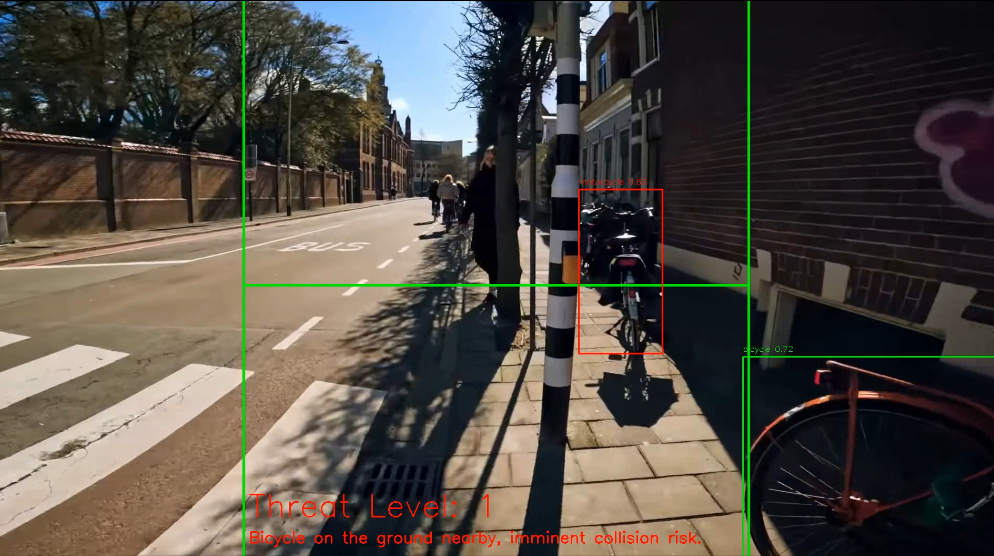
#> input picture Methods/Priority.PNG, 994 x 556 px, given in place of SD_Drive.MOV, which was not available
$ jupyter execute --allow-errors Final_Model.ipynb   (shell and % lines are left out)
#> lines starting #> are read from the running program, lines starting #| are printed output that depends on the picture; pictures that were not available may be replaced by others from this repository, and a replacement may not be noted
[cell 1]
import os
os.environ["KMP_DUPLICATE_LIB_OK"]="TRUE"
TORCH_CUDA_ARCH_LIST="8.6"

import cv2
import time
import numpy as np
import matplotlib.pyplot as plt
from collections import deque
from datetime import datetime
from tqdm import tqdm

import moviepy
from gtts import gTTS
import os

current_datetime = datetime.now()
date_time_string = current_datetime.strftime("%Y-%m-%d_%H-%M-%S")

import torch
print('torch.version: ',torch. __version__)
print('torch.version.cuda: ',torch.version.cuda)
print('torch.cuda.is_available: ',torch.cuda.is_available())
#> (this line was passed over: torch is not available in this run)
print('torch.cuda.device_count: ',torch.cuda.device_count())
#> (this line was passed over: torch is not available in this run)
print('torch.cuda.current_device: ',torch.cuda.current_device())
#> (this line was passed over: torch is not available in this run)
#> (the rest of this cell did not finish here and is left out)

[cell 2]
import os
import time
import threading
from func_timeout import func_set_timeout

import openai
from openai import OpenAI

#> (the rest of this cell did not finish here and is left out)

[cell 3]
# [12 lines left out: function GPT_response, not called in this run]

prompt_format_full = 'Please organize your output into this format: \
{ "scene": …, quickly describe the current situation for blind user; \
  "key_objects" …, quickly and roughly locate the key objects for blind user; \
  "danger_checker": …, quickly diagnose if there is potential danger for a blind person; \
  "danger_label": …, output 1 if there is an emergency, output 0 if not; \
  "danger_index": [object_id, danger_index], estimate a score from 0 to 100 about each objects that may cause danger; \
  "voice_guide": …, the main output to instant alert the blind person for emergency.}'

prompt_format_turbo = 'Please organize your output into this format: \
{ "danger_score": output 1 for immediate threat, output 0 if not; \
  "reason": the main output to instant alert the blind person for emergency.}'

prompt_format_benchmark = 'Please organize your output into this format: \
{ "danger_score": output 1 for immediate threat, output 0 if not; \
  "reason": explain your annotation reason within 10 words.}'

# { "danger_score": predict a score from 0 to 1 to evaluate the emergency level, non-emergency shoule below 0.5; \

prompt_word_limiter = 'Limit your answer into 20 words'

[cell 4]
GPT_list = []
# [23 lines left out: function GPT_annotation, not called in this run]

[cell 5]
from typing import List
from dataclasses import dataclass
from onemetric.cv.utils.iou import box_iou_batch

import supervision as sv
#> (the rest of this cell did not finish here and is left out)

[cell 6]
HAZARDS = ['car', 'person', 'bus', 'bicycle', 'motorcycle', 'traffic light', 'stop sign', "traffic red light", "traffic green light", 'pedestrian', 'cyclist', 'car', 'bus', 'motorcycle', 'scooter', 'electric scooter',
    'traffic light', 'stop sign', 'crosswalk', 'sidewalk', 'curb', 'ramp', 'stair', 'escalator',
    'elevator', 'bench', 'trash can', 'pole', 'fence', 'tree', 'fire hydrant', 'lamp post',
    'construction barrier', 'construction sign', 'scaffolding', 'hole', 'crack', 'speed bump',
    'puddle', 'manhole', 'drain', 'grate', 'loose gravel', 'ice patch', 'snow pile', 'leaf pile',
    'standing water', 'mud', 'sand', 'street sign', 'directional sign', 'information sign',
    'parking meter', 'mailbox', 'bicycle rack', 'outdoor seating', 'planter box', 'bollard',
    'guardrail', 'traffic cone', 'traffic barrel', 'pedestrian signal', 'crowd', 'animal', 'dog',
    'bird', 'cat', 'public restroom', 'fountain', 'statue', 'monument', 'picnic table',
    'outdoor advertisement', 'vendor cart', 'food truck', 'emergency exit', 'no smoking sign',
    'wet floor sign', 'closed sign', 'open sign', 'entrance sign', 'exit sign', 'stairs sign',
    'escalator sign', 'elevator sign', 'restroom sign', 'braille sign', 'audio signal device',
    'tactile paving', 'detectable warning surface', 'guide rail', 'handrail', 'turnstile',
    'gate', 'security checkpoint', 'water dispenser', 'vending machine', 'ATM', 'kiosk',
    'public telephone', 'public Wi-Fi hotspot', 'emergency phone', 'charging station',
    'first aid station', 'defibrillator', 'tree', 'pole', 'lamp post', 'staff', 'road hazard']

CLASSES = HAZARDS
#> (the rest of this cell did not finish here and is left out)

[cell 7]
# motion stabilizer

import cv2
import numpy as np
import time

def img_resize(image, size):
    height, width = image.shape[:2]
    crop_size = min(height, width)
    start_y = (height - crop_size) // 2
    start_x = (width - crop_size) // 2
    center_cropped_image = image[start_y:start_y+crop_size, start_x:start_x+crop_size]
    center_cropped_image = cv2.resize(center_cropped_image, (size, size))
    return center_cropped_image

def img_uint8(image):
    image = (image - np.min(image)) / (np.max(image) - np.min(image)) * 255
    return image.astype(np.uint8)

def generate_gaussian_image(height, width, center_point, sigma):
    center_x, center_y = center_point
    x = np.arange(width) - center_x
    y = np.arange(height) - center_y
    x, y = np.meshgrid(x, y)
    distances_squared = x ** 2 + y ** 2
    kernel = np.exp(-distances_squared / (2 * sigma ** 2))
    return (kernel - np.min(kernel)) / (np.max(kernel) - np.min(kernel))

# [16 lines left out: function SVD_keypoint, not called in this run]

def stabilize_and_get_attention(prev_frame, curr_frame, image_size=512, debug=False):
    """
    Takes two frames and returns motion center and attention map.
    """
    # Initialize GPU flow if available
    use_cuda = cv2.cuda.getCudaEnabledDeviceCount() > 0
    if use_cuda:
        gpu_flow = cv2.cuda_FarnebackOpticalFlow.create()
        gpu_prev = cv2.cuda_GpuMat()
        gpu_curr = cv2.cuda_GpuMat()
    else:
        gpu_flow = None

    # Resize and grayscale
    prev = img_resize(prev_frame, image_size)
    curr = img_resize(curr_frame, image_size)
    gray1 = cv2.cvtColor(prev, cv2.COLOR_BGR2GRAY)
    gray2 = cv2.cvtColor(curr, cv2.COLOR_BGR2GRAY)

    # Compute optical flow
    if use_cuda:
        gpu_prev.upload(gray1)
        gpu_curr.upload(gray2)
        flow_gpu = gpu_flow.calc(gpu_prev, gpu_curr, None)
        flow = flow_gpu.download()
    else:
        flow = cv2.calcOpticalFlowFarneback(
            gray1, gray2, None,
            pyr_scale=0.5, levels=3, winsize=15,
            iterations=3, poly_n=5, poly_sigma=1.2, flags=0
        )

    # Stabilize
    u, v = flow[..., 0], flow[..., 1]
    h, w = u.shape
    x, y = np.meshgrid(np.arange(w), np.arange(h))

    p1s = np.stack([x.flatten(), y.flatten()], axis=-1)
    p2s = np.stack([x.flatten() + u.flatten(), y.flatten() + v.flatten()], axis=-1)

    transform_matrix, _ = cv2.estimateAffine2D(p2s, p1s)
    stabilized_gray1 = cv2.warpAffine(gray1, transform_matrix, (image_size, image_size))

    # Recompute flow (motion after stabilization)
    if use_cuda:
        gpu_prev.upload(stabilized_gray1)
        gpu_curr.upload(gray2)
        flow_gpu = gpu_flow.calc(gpu_prev, gpu_curr, None)
        motion_flow = flow_gpu.download()
    else:
        motion_flow = cv2.calcOpticalFlowFarneback(
            stabilized_gray1, gray2, None,
            pyr_scale=0.5, levels=3, winsize=15,
            iterations=3, poly_n=5, poly_sigma=1.2, flags=0
        )

    mag, ang = cv2.cartToPolar(motion_flow[..., 0], motion_flow[..., 1])

    # Build attention map
    mean_magnitude = np.mean(mag)
    thresh_mask = (mag > mean_magnitude * 1.5)

    accumulator = np.zeros((image_size, image_size), dtype=float)
    accumulator[thresh_mask] = 1
    accumulator = cv2.GaussianBlur(accumulator, (51, 51), 0)

    _, _, _, maxLoc = cv2.minMaxLoc(accumulator)

    attention_sigma = 50
    attention_map = generate_gaussian_image(image_size, image_size, maxLoc, attention_sigma)

    if debug:
        # Show attention
        attention_colormap = cv2.applyColorMap(img_uint8(attention_map), cv2.COLORMAP_JET)
        motion_colormap = cv2.applyColorMap(img_uint8(mag), cv2.COLORMAP_PLASMA)
        combined = np.hstack((attention_colormap, motion_colormap))
        cv2.imshow('Motion and Attention Map', combined)
        cv2.waitKey(1)

    return maxLoc, attention_map

[cell 8]
text_color = [(0, 255, 0),(0, 0, 255)]
mark_danger = False

fps = 5
display_start_frame = 0
display_until_frame = 10000

# Open the video file
video_path = './Videos/'
#video_name = 'walk1.mp4'
#video_name = 'walk2.mp4'
video_name = 'SD_Drive.MOV'

# Check if the video file opened successfully
video_capture = cv2.VideoCapture(video_path + video_name)
if not video_capture.isOpened():
    print("Error opening video file.")
    exit()  # Stop execution if there's an error

for i in range(1):
    ret, frame = video_capture.read()
#> this loop made 1 pass
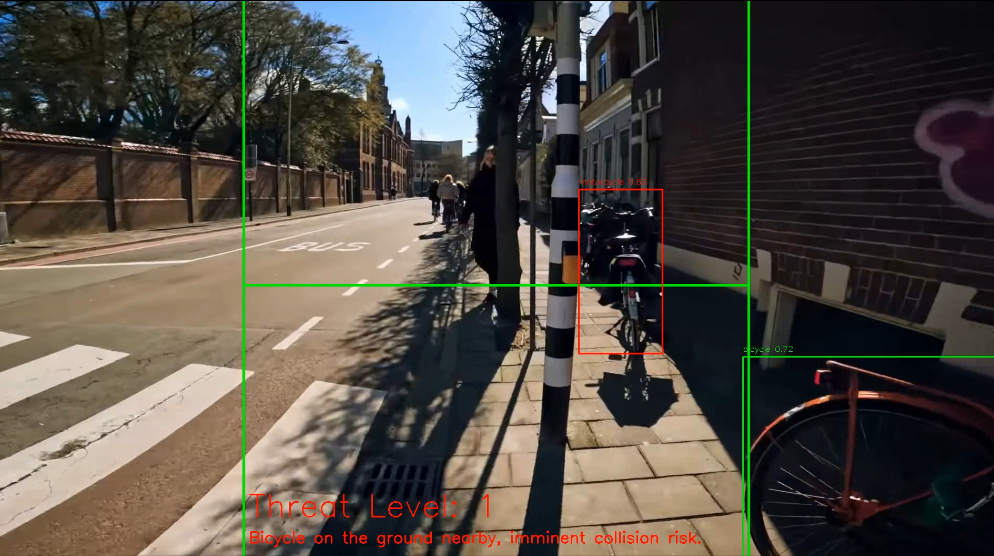
#> input picture Methods/Priority.PNG, 994 x 556 px, given in place of SD_Drive.MOV, which was not available

# Get frame dimensions
img_height, img_width = frame.shape[:2]
#> img_height = 556; img_width = 994

# Calculate 'H' segmentation lines
left_line_x = img_width // 4
#> left_line_x = 248
right_line_x = img_width * 3 // 4
#> right_line_x = 745
top_line_y = img_height // 2
#> top_line_y = 278
bottom_line_y = img_height // 2
#> bottom_line_y = 278
#> further down, frame is the input picture: shape (556, 994, 3); mean B, G, R 67.3, 74.5, 80.4

output_video_filename = f"./Videos/annotated/Drive1_5.mp4"

fourcc = cv2.VideoWriter_fourcc(*'XVID')
output_video = cv2.VideoWriter(output_video_filename, fourcc, 10.0, (img_width, img_height))

[cell 9]
point_list = deque()
detection_info = []
bbox_list = []
key_frame = []
last_frame = 0
skipped_frame = 5
motion_factor = 10

audio_alerts = []
warnings_text_list = []
object_counter_total = 0
object_class_counter = {}
danger_counter = 0

TP = 0
FP = 0
FN = 0
predicted_dangers = []

object_list = []
object_alert = []
response_list = []
tokens_list = []
time_list = []
frame_list = []

frame_id = 0
start_time = time.time()

# Safe initializations
level = 0
content = ""

# --- Main Loop ---
#> (the rest of this cell did not finish here and is left out)

[cell 10]
# Converts .json to .txt

import json

[cell 11]
import os

# --- CONFIG ---
COCO_JSON = 'C:/Users/tyler/OneDrive/Desktop/Final Model/coco/annotations/instances_val2017.json'  # Your COCO JSON file
SAVE_DIR = 'C:/Users/tyler/OneDrive/Desktop/Final Model/coco/labels/'  # Where to save YOLO txt files

IMAGES_DIR = 'C:/Users/tyler/OneDrive/Desktop/Final Model/coco/val2017/'  # Your images folder

# --- Make sure label directory exists ---
os.makedirs(SAVE_DIR, exist_ok=True)

# --- Load COCO Annotations ---
#> (the rest of this cell did not finish here and is left out)

[cell 12]
import os
import cv2
import numpy as np
from sklearn.metrics import precision_score, recall_score, f1_score
from tqdm import tqdm


# --- CONFIG ---
IMAGES_DIR = 'C:/Users/tyler/OneDrive/Desktop/Final Model/coco/val2017'    # Folder with your test images
LABELS_DIR = 'C:/Users/tyler/OneDrive/Desktop/Final Model/coco/labels'    # Folder with ground-truth label txt files
CONF_THRESH = 0.05                # Detection confidence threshold
IOU_THRESH = 0.5                 # IOU threshold to match detection with ground truth

# Initialize
all_true_labels = []
all_predicted_labels = []

# [25 lines left out: functions load_ground_truth, bbox_iou, not called in this run]

# --- Main Evaluation Loop with Progress Bar ---
image_files = [f for f in os.listdir(IMAGES_DIR) if f.endswith('.jpg') or f.endswith('.png')]

for image_name in tqdm(image_files, desc="Evaluating Images", dynamic_ncols=True, leave=False):
    image_path = os.path.join(IMAGES_DIR, image_name)
    label_path = os.path.join(LABELS_DIR, image_name.replace('.jpg', '.txt').replace('.png', '.txt'))

    # --- Load image ---
    image = cv2.imread(image_path)
    if image is None:
        continue  # Skip corrupted images

    # --- Predict ---
    results = model.predict(image, verbose=False)
    pred_boxes = results[0].boxes.xyxy.cpu().numpy()
    pred_scores = results[0].boxes.conf.cpu().numpy()
    pred_classes = results[0].boxes.cls.cpu().numpy()

    # --- Apply confidence threshold ---
    pred_mask = pred_scores >= CONF_THRESH
    pred_boxes = pred_boxes[pred_mask]
    pred_classes = pred_classes[pred_mask]


    # --- Load ground truth ---
    gt_boxes_yolo = load_ground_truth(label_path)
    h, w = image.shape[:2]
    gt_boxes = []
    gt_classes = []

    for class_id, x_center, y_center, width, height in gt_boxes_yolo:
        x1 = (x_center - width / 2) * w
        y1 = (y_center - height / 2) * h
        x2 = (x_center + width / 2) * w
        y2 = (y_center + height / 2) * h
        gt_boxes.append([x1, y1, x2, y2])
        gt_classes.append(class_id)

    # --- Match detections ---
    true_labels = []
    predicted_labels = []

    for gt_box, gt_class in zip(gt_boxes, gt_classes):
        matched = False
        for pred_box, pred_class in zip(pred_boxes, pred_classes):
            iou = bbox_iou(gt_box, pred_box)
            if iou >= IOU_THRESH and gt_class == int(pred_class):
                matched = True
                break
        true_labels.append(1)
        predicted_labels.append(1 if matched else 0)

    all_true_labels.extend(true_labels)
    all_predicted_labels.extend(predicted_labels)

# --- Final Metrics ---
precision = precision_score(all_true_labels, all_predicted_labels)
recall = recall_score(all_true_labels, all_predicted_labels)
f1 = f1_score(all_true_labels, all_predicted_labels)

print("\n==== FINAL EVALUATION RESULTS ====")
print(f"Precision: {precision:.3f}")
print(f"Recall: {recall:.3f}")
print(f"F1 Score: {f1:.3f}")

[cell 13]
import matplotlib.pyplot as plt

# --- CONFIG ---
thresholds = np.linspace(0.05, 0.95, )  # thresholds from 0.05 to 0.95
precisions = []
recalls = []

for thresh in tqdm(thresholds, desc="Calculating PR curve", dynamic_ncols=True):
    temp_true = []
    temp_pred = []

    for image_name in image_files:
        image_path = os.path.join(IMAGES_DIR, image_name)
        label_path = os.path.join(LABELS_DIR, image_name.replace('.jpg', '.txt').replace('.png', '.txt'))

        # Load image
        image = cv2.imread(image_path)
        if image is None:
            continue

        # Predict with temporary threshold
        results = model.predict(image, conf=thresh, verbose=False)
        pred_boxes = results[0].boxes.xyxy.cpu().numpy()
        pred_scores = results[0].boxes.conf.cpu().numpy()
        pred_classes = results[0].boxes.cls.cpu().numpy()

        pred_mask = pred_scores >= thresh
        pred_boxes = pred_boxes[pred_mask]
        pred_classes = pred_classes[pred_mask]

        # Load ground-truth
        gt_boxes_yolo = load_ground_truth(label_path)
        h, w = image.shape[:2]
        gt_boxes = []
        gt_classes = []

        for class_id, x_center, y_center, width, height in gt_boxes_yolo:
            x1 = (x_center - width/2) * w
            y1 = (y_center - height/2) * h
            x2 = (x_center + width/2) * w
            y2 = (y_center + height/2) * h
            gt_boxes.append([x1, y1, x2, y2])
            gt_classes.append(class_id)

        # Match detections
        for gt_box, gt_class in zip(gt_boxes, gt_classes):
            matched = False
            for pred_box, pred_class in zip(pred_boxes, pred_classes):
                iou = bbox_iou(gt_box, pred_box)
                if iou >= IOU_THRESH and gt_class == int(pred_class):
                    matched = True
                    break
            temp_true.append(1)
            temp_pred.append(1 if matched else 0)

    if len(temp_true) > 0:
        p = precision_score(temp_true, temp_pred, zero_division=0)
        r = recall_score(temp_true, temp_pred, zero_division=0)
    else:
        p, r = 0, 0

    precisions.append(p)
    recalls.append(r)

# --- Plot Precision-Recall curve ---
plt.figure(figsize=(8, 6))
plt.plot(recalls, precisions, marker='o')
plt.title('Precision-Recall Curve')
plt.xlabel('Recall')
plt.ylabel('Precision')
plt.grid(True)
plt.xlim([0.0, 0.5])
plt.ylim([0.0, 1.05])
plt.show()
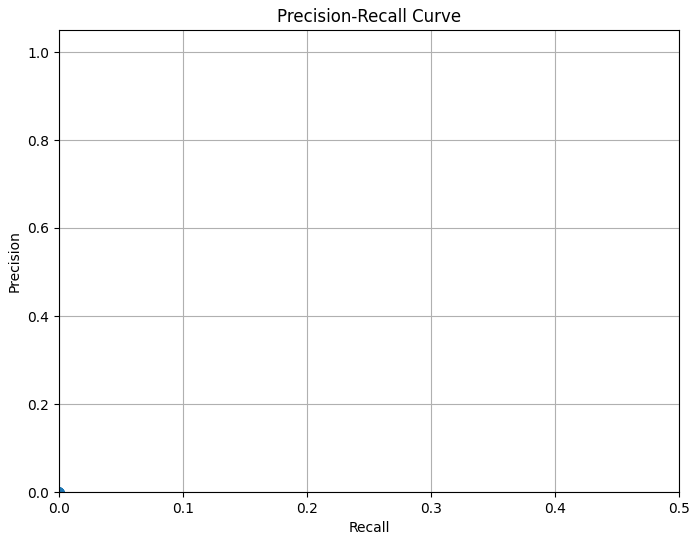
#> figure drawn by matplotlib, 1 panel

[cell 14]
plt.figure(figsize=(8, 1))
plt.plot(recalls, precisions, marker='o')
plt.title('Precision-Recall Curve')
plt.xlabel('Recall')
plt.ylabel('Precision')
plt.grid(True)
plt.xlim([0.0, 0.3])
plt.ylim([0.8, 1.05])
plt.show()
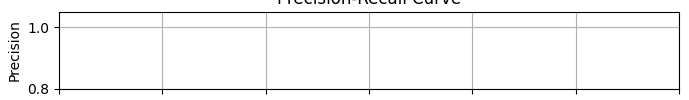
#> figure drawn by matplotlib, 1 panel

[cell 15]
import pandas as pd
# Define the experiment data
experiments = [
    # Walk1 Experiments
    ["Walk1_1", 0.6, 0.02, 0.5, 6, 73, 0, 14.35, "1m22.5"],
    ["Walk1_2", 0.85, 0.02, 0.5, 6, 18, 0, 15.04, "1m9.7"],
    ["Walk1_3", 0.85, 0.02, 0.5, 6, 73, 2, 15.04, "1m21.4"],
    ["Walk1_4", 0.3, 0.02, 0.75, 6, 73, 1, 14.80, "1m19.9"],
    ["Walk1_5", 0.6, 0.02, 0.6, 5, 73, 1, 14.80, "1m19.9"],

    # Walk2 Experiments
    ["Walk2_1", 0.3, 0.02, 0.75, 6, 131, 12, 14.38, "1m33.1"],
    ["Walk2_2", 0.3, 0.02, 0.6, 6, 131, 12, 14.72, "1m27.8"],
    ["Walk2_3", 0.6, 0.02, 0.6, 6, 131, 12, 14.72, "1m27.8"],
    ["Walk2_3 (Accurate)", 0.6, 0.02, 0.6, 6, 131, 5, 14.32, "1m21.4"],
    ["Walk2_4", 0.6, 0.04, 0.6, 6, 64, 5, 15.07, "1m21.2"],
    ["Walk2_5", 0.6, 0.04, 0.6, 5, 131, 19, 15.07, "1m21.2"],

    # Drive1 Experiments
    ["Drive1_1", 0.6, 0.04, 0.6, 6, 199, 10, 14.70, "4m53.4"],
    ["Drive1_2", 0.6, 0.02, 0.6, 6, 464, 27, 14.70, "6m6.8"],
    ["Drive1_3", 0.3, 0.02, 0.6, 6, 464, 27, 14.49, "5m32.2"],
    ["Drive1_4 (Accurate)", 0.85, 0.02, 0.6, 6, 253, 10, 14.06, "4m59.3"],
    ["Drive1_4 (Many Detections)", 0.85, 0.02, 0.6, 6, 464, 162, 12.15, "6m4.0"],
]

# Create DataFrame
df = pd.DataFrame(experiments, columns=[
    "Experiment", "CONF_THRESH", "MIN_AREA", "MAX_CENTER_Y", "Skipped Frames", "Objects Detected", "Danger Events", "FPS", "Total Time"
])

import ace_tools_open as tools
tools.display_dataframe_to_user(name="Detection Experiments Summary", dataframe=df)
#> (this line was passed over: ace_tools_open is not available in this run)
